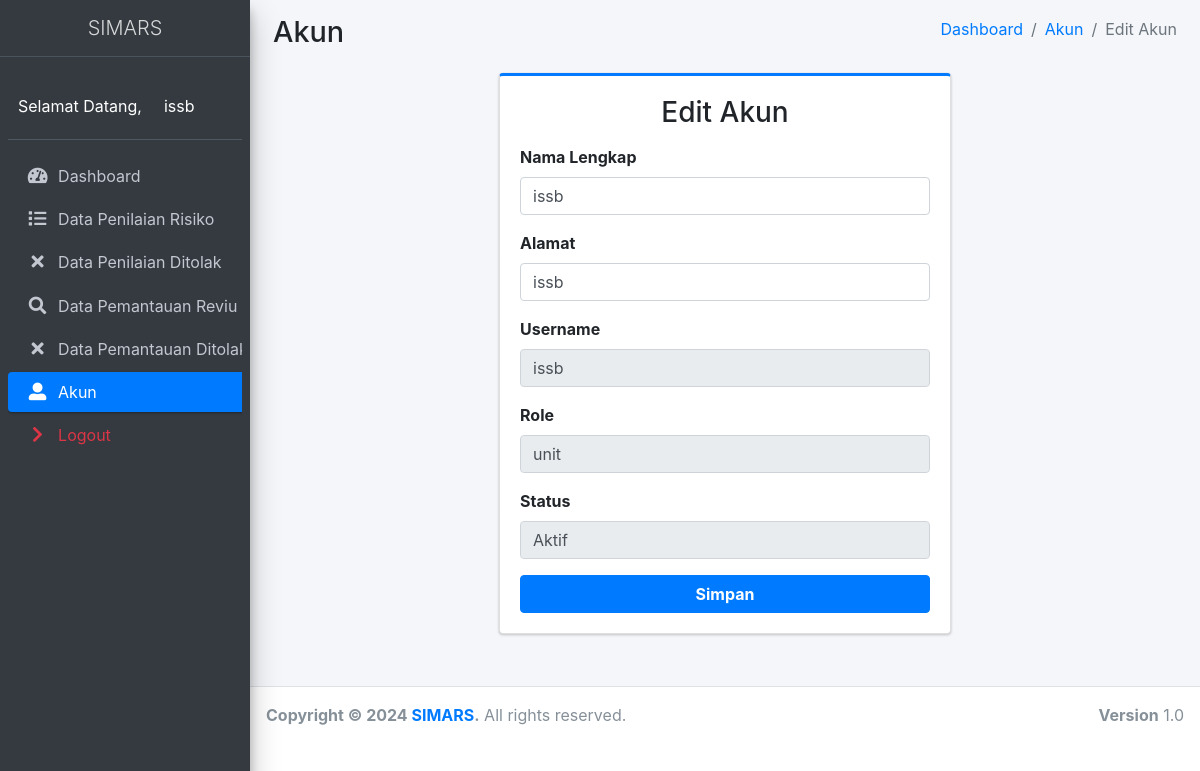
Page /pages/account/edit.php (signed in) on the committed database.
### tables this page shows
CREATE TABLE `users` (
  `id` int(11) NOT NULL,
  `direktorat_id` int(11) DEFAULT NULL,
  `unit_id` int(11) DEFAULT NULL,
  `username` varchar(255) NOT NULL,
  `password` varchar(255) NOT NULL,
  `name` varchar(255) NOT NULL,
  `address` varchar(255) NOT NULL,
  `is_active` tinyint(1) NOT NULL,
  `role` enum('admin','direksi','unit') DEFAULT NULL
);

### enum/URLEnum.php (called while the page is built, shortened)
<?php
class URLEnum
{
    public static function getDashboardURL()
    {
        return self::BASE_URL . '/';
    }
    public static function getAccountURL()
    {
        return self::BASE_URL . '/pages/account/';
    }
}

### models/UsersModel.php (called while the page is built, shortened)
<?php
include_once $_SERVER['DOCUMENT_ROOT'] . '/smr/config/DBConnect.php';
class UsersModel
{
    private $dbConnect;
    public function __construct()
    {
        $this->dbConnect = new DBConnect();
    }
    public function getUserDetail($username)
    {
        $stmt = $this->dbConnect->connection->prepare("SELECT
            users.*,
            units.unit as unit,
            direktorat.name as directorate_name
        FROM users
        LEFT JOIN units ON users.unit_id = units.id
        LEFT JOIN direktorat ON users.direktorat_id = direktorat.id
        WHERE username = ?");
        $stmt->bind_param("s", $username);
        $stmt->execute();
        $result = $stmt->get_result();
        return $result->fetch_array(MYSQLI_ASSOC);
    }
}

### config/DBConnect.php (called while the page is built, shortened)
<?php
class DBConnect
{
    private $host = "localhost";
    private $username = "root";
    private $password = "";
    private $database = "smr";
    function __construct()
    {
        $this->connection = mysqli_connect($this->host, $this->username, $this->password, $this->database);
    }
}

### pages/account/edit.php (the view, shortened to what this page needs)
<?php
$pageName = PageNameEnum::AKUN;
include_once $_SERVER['DOCUMENT_ROOT'] . '/smr/pages/templates/header.php';
include_once $_SERVER['DOCUMENT_ROOT'] . '/smr/pages/templates/sidebar.php';
require_once($_SERVER['DOCUMENT_ROOT'] . '/smr/models/UsersModel.php');
$usersModel = new UsersModel();
$userData = $usersModel->getUserDetail($_SESSION['username']);
?>
<div class="content-wrapper">
    <section class="content-header">
        <div class="container-fluid">
            <div class="row mb-2">
                <div class="col-sm-6">
                    <h1><?= $pageName ?></h1>
                </div>
                <div class="col-sm-6">
                    <ol class="breadcrumb float-sm-right">
                        <li class="breadcrumb-item"><a href="<?= URLEnum::getDashboardURL() ?>"><?= PageNameEnum::DASHBOARD ?></a></li>
                        <li class="breadcrumb-item"><a href="<?= URLEnum::getAccountURL() ?>"><?= PageNameEnum::AKUN ?></a></li>
                        <li class="breadcrumb-item active"><?= PageNameEnum::EDIT_AKUN ?></li>
                    </ol>
                </div>
            </div>
        </div>
    </section>
    <section class="content">
        <div class="container-fluid d-flex justify-content-center">
            <div class="card card-primary card-outline w-50">
                <div class="card-body box-profile">
                    <h3 class="text-center mb-3"><?= PageNameEnum::EDIT_AKUN ?></h3>
                    <form method="POST" action="">
                        <div class="form-group">
                            <label for="inputName">Nama Lengkap</label>
                            <input type="text" id="inputName" class="form-control" name="name" value="<?= $userData['name'] ?>" required>
                        </div>
                        <div class="form-group">
                            <label for="inputAddress">Alamat</label>
                            <input type="text" id="inputAddress" class="form-control" name="address" value="<?= $userData['address'] ?>">
                        </div>
                        <div class="form-group">
                            <label for="inputUsername">Username</label>
                            <input type="text" id="inputUsername" class="form-control" name="username" value="<?= $userData['username'] ?>" readonly>
                        </div>
                        <div class="form-group">
                            <label for="inputRole">Role</label>
                            <input type="text" id="inputRole" class="form-control" name="role" value="<?= $userData['role'] ?>" readonly>
                        </div>
                        <div class="form-group">
                            <label for="inputStatus">Status</label>
                            <input type="text" id="inputStatus" class="form-control" name="status" value="<?= $userData['is_active'] ? 'Aktif' : 'Tidak Aktif' ?>" readonly>
                        </div>
                        <button type="submit" name="save" class="btn btn-primary btn-block"><b>Simpan</b></button>
                    </form>
                </div>
            </div>
        </div>
    </section>
</div>
<?php include_once $_SERVER['DOCUMENT_ROOT'] . '/smr/pages/templates/footer.php' ?>

### rows in the picture
users: name "issb", address "issb", username "issb", role "unit", status "Aktif"

### other values in the picture
$companyName "SIMARS"
$_SESSION['name'] "issb"
PageNameEnum::DASHBOARD "Dashboard"
PageNameEnum::DATA_PENILAIAN_RISIKO "Data Penilaian Risiko"
PageNameEnum::DATA_PEMANTAUAN_REVIU "Data Pemantauan Reviu"
PageNameEnum::AKUN "Akun"
PageNameEnum::LOGOUT "Logout"
$pageName "Akun"
PageNameEnum::EDIT_AKUN "Edit Akun"
